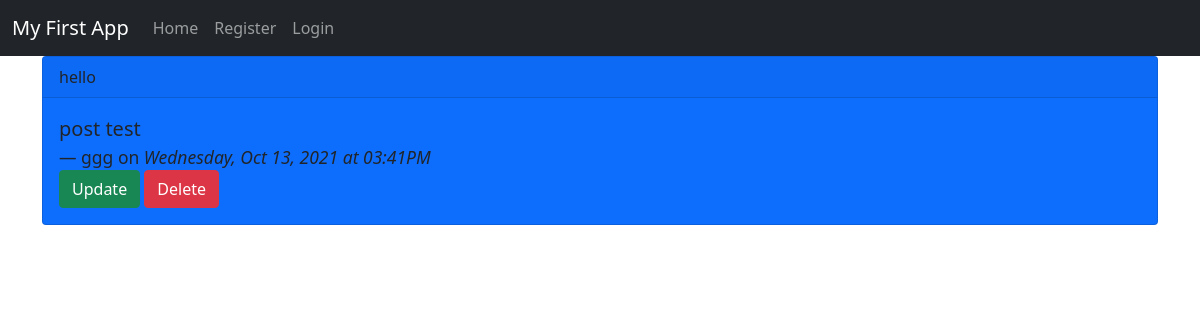
/posts/5, run on an earlier commit of the app's database.
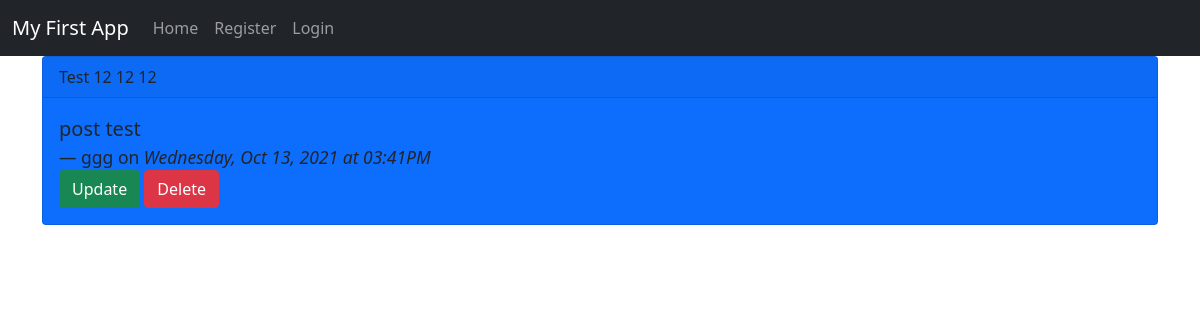
And on a later commit of the database.
### app/models.py (models this page shows, shortened)
class Post(db.Model):
    id = db.Column(db.Integer, primary_key=True)
    title = db.Column(db.String(200))
    content = db.Column(db.String(300))
    date_created = db.Column(db.DateTime, nullable=False, default=datetime.utcnow)
    user_id = db.Column(db.Integer, db.ForeignKey('user.id'), nullable=False)

### app/routes.py (the view)
@app.route('/posts/<int:post_id>')
def post_detail(post_id):
    post = Post.query.get_or_404(post_id)
    return render_template('post_detail.html', post=post)

### app/templates/post_detail.html (shortened to what this page needs)
{% extends 'base.html' %}
{% block content %}
<div class="card bg-primary text-dark">
    <div class="card-header">
    {{ post.title }}
    </div>
    <div class="card-body">
        <blockquote class="blockquote mb-0">
            <p>{{ post.content }}</p>
            <footer class="blockquote-footer text-dark">{{ post.author.username }} on <cite title="Source Title">
                {{ post.date_created.strftime('%A, %b %d, %Y at %I:%M%p') }}
            </cite></footer>
        </blockquote>
        <a href="{{ url_for('post_update', post_id=post.id) }}" class="btn btn-success">Update</a>
            <button type="button" class="btn btn-danger" data-bs-toggle="modal" data-bs-target="#deleteModal">
                Delete
            </button>
    </div>
</div>
{% endblock content %}

What changed in the data, as far as the page shows it:
changed Post "post test": title "hello" → "Test 12 12 12"
